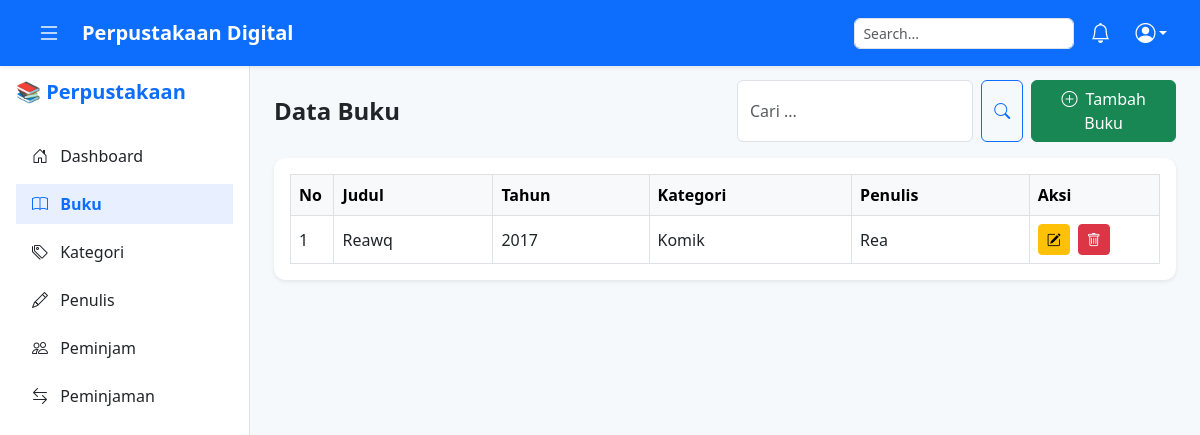
/pages/buku.php (signed in), run on an earlier commit of the app's database.
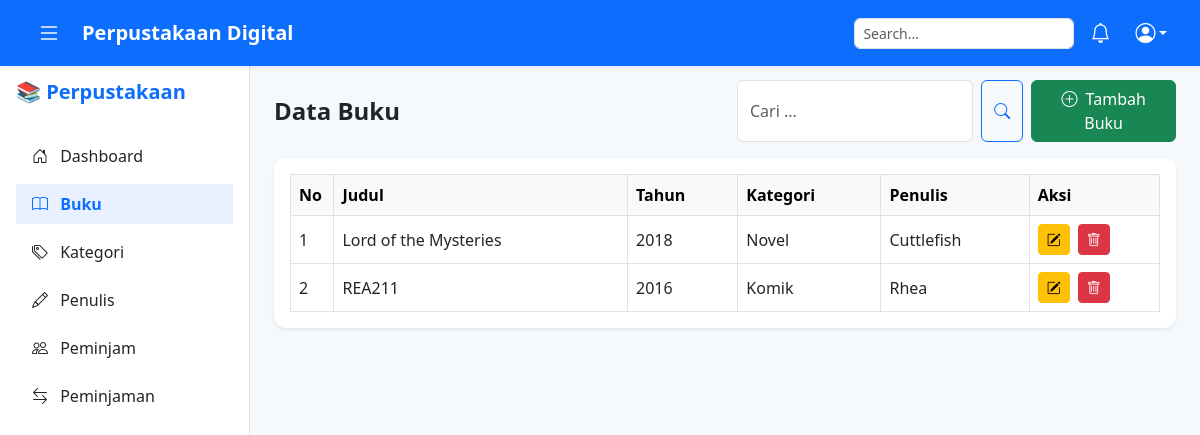
And on a later commit of the database.
### tables this page shows
CREATE TABLE `tb_buku` (
  `id_buku` int(11) NOT NULL,
  `judul_buku` varchar(200) NOT NULL,
  `tahun_terbit` year(4) DEFAULT NULL,
  `id_kategori` int(11) DEFAULT NULL,
  `id_penulis` int(11) DEFAULT NULL
);

CREATE TABLE `tb_kategori` (
  `id_kategori` int(11) NOT NULL,
  `nama_kategori` varchar(100) NOT NULL
);

CREATE TABLE `tb_penulis` (
  `id_penulis` int(11) NOT NULL,
  `nama_penulis` varchar(100) NOT NULL
);

### pages/buku.php (the view, shortened to what this page needs)
<?php
include '../config/koneksi.php';
include '../componen/header.php';
include '../componen/sidebar.php';
$cari = $_GET['cari'] ?? '';
$buku = mysqli_query($conn, "
    SELECT b.*, k.nama_kategori, p.nama_penulis
    FROM tb_buku b
    LEFT JOIN tb_kategori k ON b.id_kategori = k.id_kategori
    LEFT JOIN tb_penulis p ON b.id_penulis = p.id_penulis
    WHERE b.judul_buku LIKE '%$cari%'
       OR k.nama_kategori LIKE '%$cari%'
       OR p.nama_penulis LIKE '%$cari%'
        OR b.tahun_terbit LIKE '%$cari%'
    ORDER BY b.id_buku DESC
");
?>
<main class="main-content" style="margin-left:250px; padding-top:80px; background-color:#f6f9fc;">
    <div class="container-fluid px-4">
        <div class="row align-items-center mb-3">
            <div class="col-md-6">
                <h4 class="fw-bold mb-0">Data Buku</h4>
            </div>
            <div class="col-md-6 d-flex justify-content-end gap-2">
                <form method="GET" class="d-flex" role="search">
                    <input type="text" name="cari" class="form-control me-2" placeholder="Cari ..." value="<?= htmlspecialchars($cari); ?>">
                    <button class="btn btn-outline-primary" type="submit">
                        <i class="bi bi-search"></i>
                    </button>
                </form>
                <a href="tambah_buku.php" class="btn btn-success">
                    <i class="bi bi-plus-circle me-1"></i> Tambah Buku
                </a>
            </div>
        </div>
        <div class="card border-0 shadow-sm">
            <div class="card-body table-responsive">
                <table class="table table-bordered table-hover align-middle mb-0">
                    <thead class="table-light">
                        <tr>
                            <th style="width: 5%;">No</th>
                            <th>Judul</th>
                            <th>Tahun</th>
                            <th>Kategori</th>
                            <th>Penulis</th>
                            <th style="width: 15%;">Aksi</th>
                        </tr>
                    </thead>
                    <tbody>
                        <?php if (mysqli_num_rows($buku) > 0): ?>
                            <?php $no = 1;
                            while ($d = mysqli_fetch_array($buku)) { ?>
                                <tr>
                                    <td><?= $no++; ?></td>
                                    <td><?= htmlspecialchars($d['judul_buku']); ?></td>
                                    <td><?= $d['tahun_terbit']; ?></td>
                                    <td><?= $d['nama_kategori']; ?></td>
                                    <td><?= $d['nama_penulis']; ?></td>
                                    <td>
                                        <a href="edit_buku.php?id=<?= $d['id_buku']; ?>" class="btn btn-sm btn-warning me-1">
                                            <i class="bi bi-pencil-square"></i>
                                        </a>
                                        <a href="../proses/buku_proses.php?hapus&id=<?= $d['id_buku']; ?>" class="btn btn-sm btn-danger" onclick="return confirm('Hapus?')">
                                            <i class="bi bi-trash"></i>
                                        </a>
                                    </td>
                                </tr>
                            <?php } ?>
                        <?php else: ?>
                            <tr>
                                <td colspan="6" class="text-center text-muted">Data tidak ditemukan.</td>
                            </tr>
                        <?php endif; ?>
                    </tbody>
                </table>
            </div>
        </div>
    </div>
</main>
<?php include '../componen/footer.php'; ?>

What changed in the data, as far as the page shows it:
added tb_buku: judul_buku "Lord of the Mysteries", tahun_terbit "2018", id_kategori.nama_kategori "Novel", id_penulis.nama_penulis "Cuttlefish"
changed tb_buku "Komik": judul_buku "Reawq" → "REA211"; tahun_terbit "2017" → "2016"; id_penulis.nama_penulis "Rea" → "Rhea"
